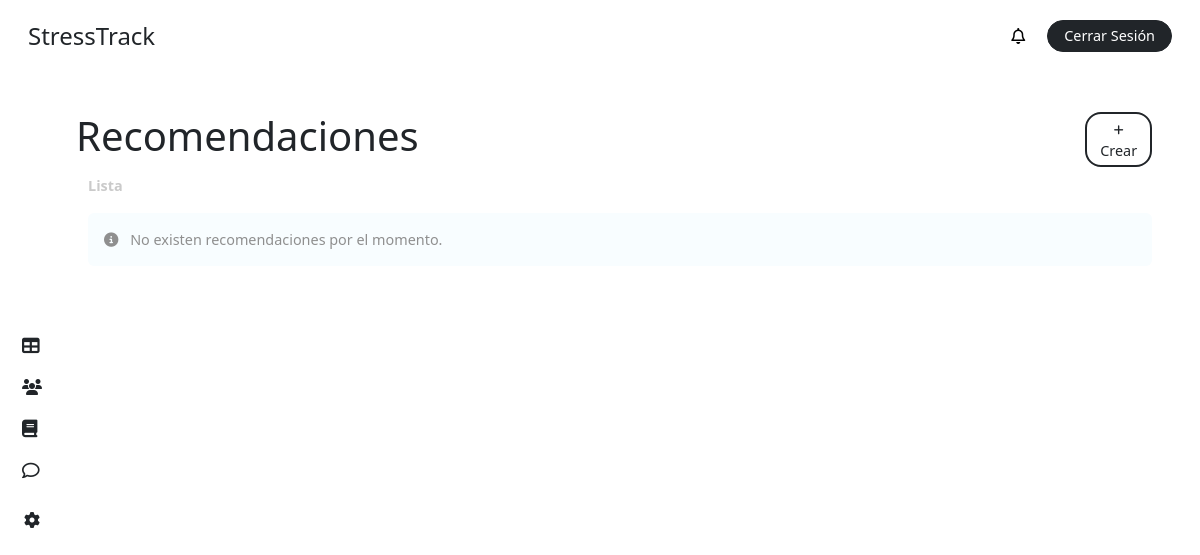
Page /recommendation/ (signed in) on the earlier database version.
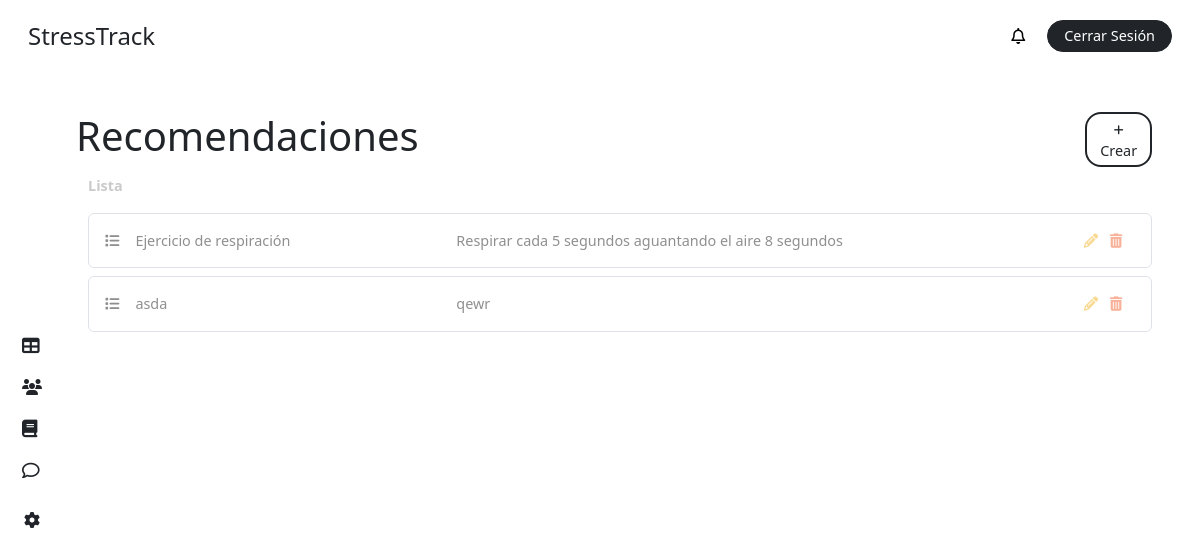
Same page on the later database version.
### stress/models.py (models this page shows, shortened)
class Recommendation(models.Model):
    title = models.CharField(max_length=255)
    description = models.CharField(max_length=255)
    min_percent = models.IntegerField()
    max_percent = models.IntegerField()

### stress/views.py (the view, shortened to what this page needs)
# urls.py: path('recommendation/', views.recommendation, name='recommendation'),
@login_required
def recommendation(request):
    user = request.user
    form = RecommendationForm()
    recommendations = Recommendation.objects.all()
    context = {
        'role': user.role,
        'recommendations': recommendations,
        'form': form,
    }
    return render(request, 'dashboard/recommendation.html', context)

### stress/templates/dashboard/recommendation.html (shortened to what this page needs)
{% extends "base/dashboard_base.html" %}
{% block content %}
{% include "elements/dashboard_sidebar.html" with role=role %}
<main class="main p-4 pt-3 pe-5">
  <div class="my-4">
        <div class="row">
            <div class="col-11 p-0">
                <h1 class="m-0">Recomendaciones</h1>
            </div>
            <div class="col-1 d-flex flex-column justify-content-center">
                <button
                    class="fs-7 text-center rounded-4 bg-white border border-dark border-2 text-dark text-decoration-none py-1 px-2"
                    data-bs-toggle="modal"
                    data-bs-target="#addRecoModal"
                >
                    <i class="fa-solid fa-plus fs-8"></i> Crear
                </button>
            </div>
        </div>
        <label class="text-grisillo fw-bold my-2">Lista</label>
        {% if recommendations %}
            {% for recommendation in recommendations %}
                <div class="p-3 my-2 rounded-2 text-gris border border-1">
                    <div class="row">
                        <div class="col-4">
                            <i class="fa-solid fa-list me-3"></i>{{ recommendation.title }}
                        </div>
                        <div class="col-7">
                            {{ recommendation.description }}
                        </div>
                        <div class="col-1 text-center">
                            <a  href="#"
                                class="mx-1 text-decoration-none text-not-bad edit-task"
                                data-bs-toggle="modal"
                                data-bs-target="#updateRecoModal{{ recommendation.id }}""
                                title="Editar">
                                <i class="fa-solid fa-pencil"></i>
                            </a>
                            <a  href="{% url 'delete-recommendation' recommendation.id %}"
                                class="mx-1 text-decoration-none text-dying"
                                title="Eliminar"
                                id="delete-reco-{{ recommendation.id }}"
                            >
                                <i class="fa-solid fa-trash-can"></i>
                            </a>
                        </div>
                    </div>
                </div>
            {% endfor %}
        {% else %}
            <div class="bg-inf p-3 my-2 rounded-2 text-gris">
                <i class="fas fa-info-circle me-2"></i> No existen recomendaciones por el momento.
            </div>
        {% endif %}
    </div>
</main>
{% endblock %}

Differences in the rows shown:
added Recommendation: title "Ejercicio de respiración", description "Respirar cada 5 segundos aguantando el aire 8 segundos"
added Recommendation: title "asda", description "qewr"
Other differences:
text no longer shown: "No existen recomendaciones por el momento."
